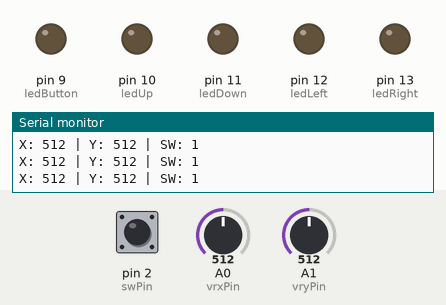
This sketch was run on a simulated Arduino Uno, built with avr-gcc and run on an emulated ATmega328P. Parts: output pins drawn as LEDs (lit = HIGH), the last lines printed to the serial monitor. Dashed ring = blinking. Inputs (shaded band) come from the test bench; at power-on: A0 (vrxPin) = 512, A1 (vryPin) = 512, pin 2 (swPin) HIGH.

Above: at 1.2 s.
1.3 s: A0 (vrxPin) set to 594
4.3 s: A0 (vrxPin) set to 624
At 4.6 s:
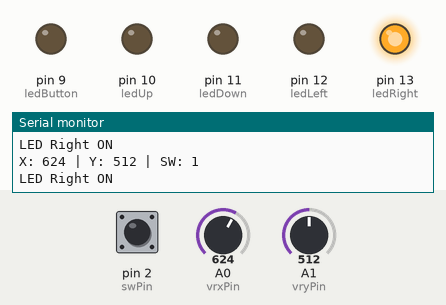
5.8 s: A1 (vryPin) set to 603
8.8 s: A1 (vryPin) set to 627
At 9.4 s:
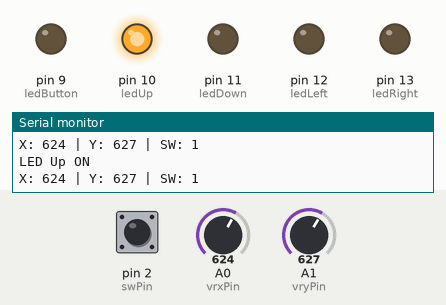
10.3 s: pin 2 (swPin) pulled LOW for 0.15 s
At 10.51 s:
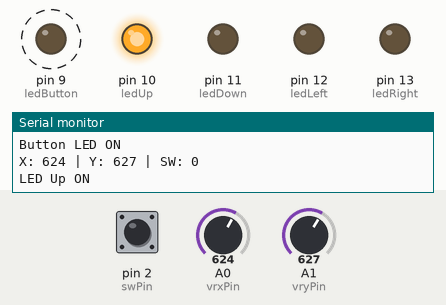
12.1 s: A1 (vryPin) set to 306
At 13.1 s:
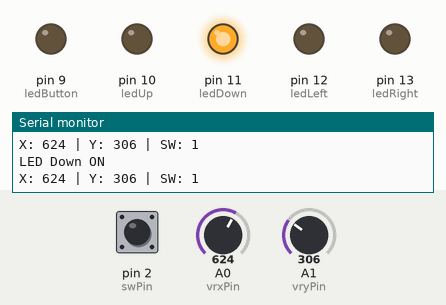
Timing chart, 0 to 14.6 s (numbered marks = the images above; inputs shaded):
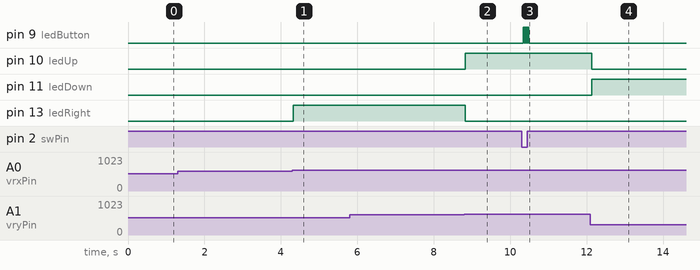

The sketch:

LED_light_joystick_code.ino
```cpp
// Define pin connections
const int vrxPin = A0;   // Joystick X-axis
const int vryPin = A1;   // Joystick Y-axis
const int swPin = 2;     // Joystick button switch

const int ledUp = 10;    // LED for UP
const int ledDown = 11;  // LED for DOWN
const int ledLeft = 12;  // LED for LEFT
const int ledRight = 13; // LED for RIGHT
const int ledButton = 9; // LED for Button press

// Define joystick thresholds
const int threshold = 512;  // Mid-point of the joystick (between 0 and 1023)
const int deadzone = 100;   // Deadzone to prevent accidental triggering

void setup() {
  // Initialize Serial Monitor for debugging
  Serial.begin(9600);

  // Set joystick pins as input
  pinMode(vrxPin, INPUT);
  pinMode(vryPin, INPUT);
  pinMode(swPin, INPUT_PULLUP);

  // Set LED pins as output
  pinMode(ledUp, OUTPUT);
  pinMode(ledDown, OUTPUT);
  pinMode(ledLeft, OUTPUT);
  pinMode(ledRight, OUTPUT);
  pinMode(ledButton, OUTPUT); // Set button LED as output

  // Turn off all LEDs initially
  digitalWrite(ledUp, LOW);
  digitalWrite(ledDown, LOW);
  digitalWrite(ledLeft, LOW);
  digitalWrite(ledRight, LOW);
  digitalWrite(ledButton, LOW); // Turn off button LED initially
}

void loop() {
  // Read joystick values
  int xValue = analogRead(vrxPin);  // Read X-axis
  int yValue = analogRead(vryPin);  // Read Y-axis
  int swState = digitalRead(swPin); // Read the switch state

  // Debugging: print joystick values
  Serial.print("X: ");
  Serial.print(xValue);
  Serial.print(" | Y: ");
  Serial.print(yValue);
  Serial.print(" | SW: ");
  Serial.print(swState);
  Serial.println();

  // Turn off all LEDs initially
  digitalWrite(ledUp, LOW);
  digitalWrite(ledDown, LOW);
  digitalWrite(ledLeft, LOW);
  digitalWrite(ledRight, LOW);
  digitalWrite(ledButton, LOW); // Turn off button LED initially

  // Check the joystick direction and turn on the appropriate LED
  if (yValue > threshold + deadzone) {
    // Joystick pushed UP
    digitalWrite(ledUp, HIGH);
    Serial.println("LED Up ON");
  } else if (yValue < threshold - deadzone) {
    // Joystick pushed DOWN
    digitalWrite(ledDown, HIGH);
    Serial.println("LED Down ON");
  } else if (xValue < threshold - deadzone) {
    // Joystick pushed LEFT
    digitalWrite(ledLeft, HIGH);
    Serial.println("LED Left ON");
  } else if (xValue > threshold + deadzone) {
    // Joystick pushed RIGHT
    digitalWrite(ledRight, HIGH);
    Serial.println("LED Right ON");
  }

  // Check if the joystick button is pressed
  if (swState == LOW) { // Button pressed (active low)
    digitalWrite(ledButton, HIGH); // Turn on button LED
    Serial.println("Button LED ON");
  } else {
    digitalWrite(ledButton, LOW);  // Turn off button LED
  }
}
```

Measured:
- the behaviour switches between 612 and 613 on A0 (vrxPin) (found by bisection; images 0 and 1)
- the behaviour switches between 612 and 613 on A1 (vryPin) (found by bisection; images 1 and 2)
- after the input at 4.3 s, pin 13 (ledRight): LOW → HIGH at once
- after the input at 8.8 s, pin 10 (ledUp): LOW → HIGH at once; pin 13 (ledRight): HIGH → LOW at once
- after the input at 10.3 s, pin 9 (ledButton): alternates HIGH for 0.04 s and LOW for 0.01 s, 6 changes in all, then stays LOW, starting at once
- after the input at 12.1 s, pin 10 (ledUp): HIGH → LOW at once; pin 11 (ledDown): LOW → HIGH at once
